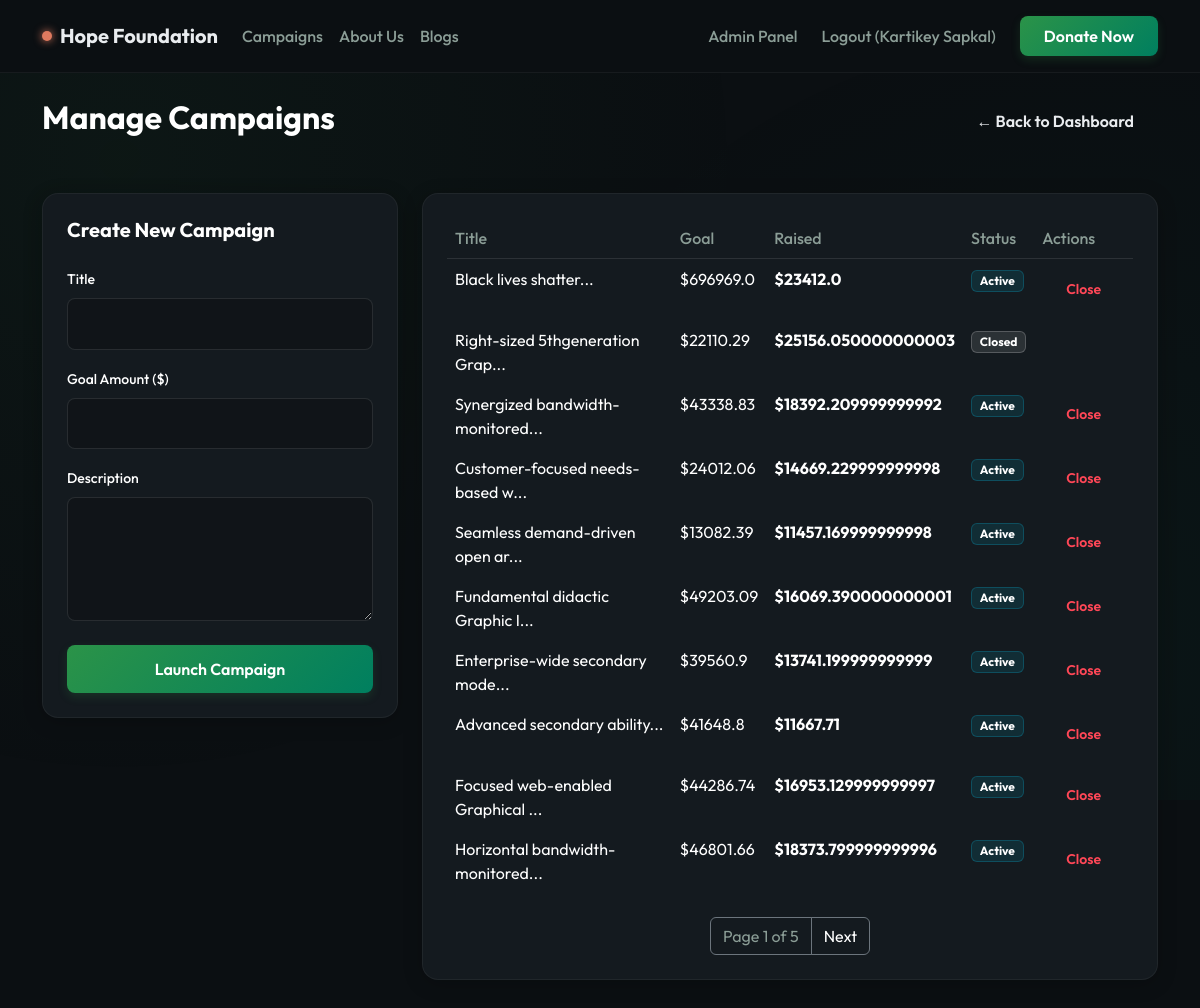
/admin/campaigns (signed in), run on an earlier commit of the app's database.
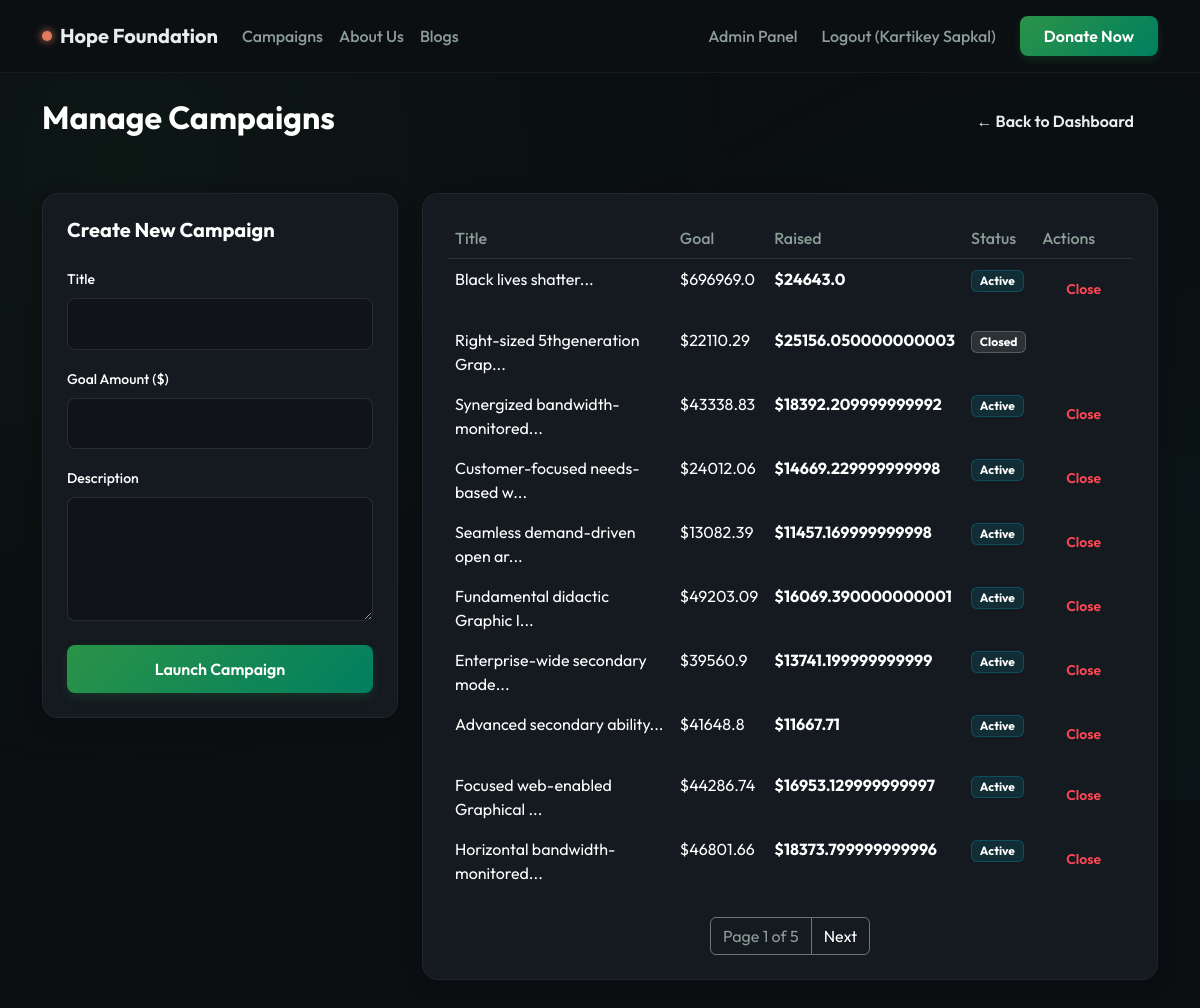
And on a later commit of the database.
### models.py (models this page shows, shortened)
class Campaign(db.Model):
    id = db.Column(db.Integer, primary_key=True)
    title = db.Column(db.String(150), nullable=False)
    category = db.Column(db.String(50), default='General')
    image_url = db.Column(db.String(255), default='https://via.placeholder.com/600x400?text=Campaign')
    description = db.Column(db.Text, nullable=False)
    goal_amount = db.Column(db.Float, nullable=False)
    raised_amount = db.Column(db.Float, default=0.0)
    is_active = db.Column(db.Boolean, default=True)
    created_at = db.Column(db.DateTime, default=datetime.utcnow)

### routes/admin.py (the view, shortened to what this page needs)
    @app.route('/admin/campaigns', methods=['GET', 'POST'])
    @admin_required
    def admin_campaigns():
        page = request.args.get('page', 1, type=int)
        campaigns = Campaign.query.order_by(Campaign.created_at.desc()).paginate(page=page, per_page=10)
        return render_template('admin_campaigns.html', campaigns=campaigns.items, pagination=campaigns)

### utils.py (called while the page is built)
def admin_required(f):
    @wraps(f)
    def decorated_function(*args, **kwargs):
        if 'user_id' not in session or not session.get('is_admin'):
            flash('Administrator access required.', 'danger')
            return redirect(url_for('index'))
        return f(*args, **kwargs)
    return decorated_function

### templates/admin_campaigns.html (shortened to what the changed rows need)
{% extends "base.html" %}
{% block content %}
<div class="d-flex justify-content-between align-items-center mb-5 mt-4">
    <h2 class="fw-bold text-white">Manage Campaigns</h2>
</div>
<div class="row g-4">
    <div class="col-lg-8">
        <div class="glossy-card p-4">
            <div class="table-responsive">
                <table class="table table-dark table-borderless table-hover mb-0">
                    <thead style="border-bottom: 1px solid rgba(255,255,255,0.1);">
                        <tr>
                            <th class="text-muted fw-medium">Title</th>
                            <th class="text-muted fw-medium">Goal</th>
                            <th class="text-muted fw-medium">Raised</th>
                            <th class="text-muted fw-medium">Status</th>
                            <th class="text-muted fw-medium">Actions</th>
                        </tr>
                    </thead>
                    <tbody>
                        {% for c in campaigns %}
                        <tr>
                            <td>{{ c.title[:30] }}...</td>
                            <td>${{ c.goal_amount }}</td>
                            <td class="fw-bold" style="color: var(--accent-blue);">${{ c.raised_amount }}</td>
                            <td>
                                {% if c.is_active %}
                                    <span class="badge" style="background: rgba(0, 209, 255, 0.1); color: var(--accent-blue); border: 1px solid rgba(0, 209, 255, 0.2);">Active</span>
                                {% else %}
                                    <span class="badge" style="background: rgba(255, 255, 255, 0.1); color: #fff; border: 1px solid rgba(255, 255, 255, 0.2);">Closed</span>
                                {% endif %}
                            </td>
                            <td>
                                {% if c.is_active %}
                                    <a href="{{ url_for('close_campaign', id=c.id) }}" class="btn btn-sm btn-outline-glossy border-0" style="color: #ff4757;">Close</a>
                                {% endif %}
                            </td>
                        </tr>
                        {% endfor %}
                    </tbody>
                </table>
            </div>
        </div>
    </div>
</div>
{% endblock %}

What changed in the data, as far as the page shows it:
changed Campaign "Black lives shatter": raised_amount "23412.0" → "24643.0"
